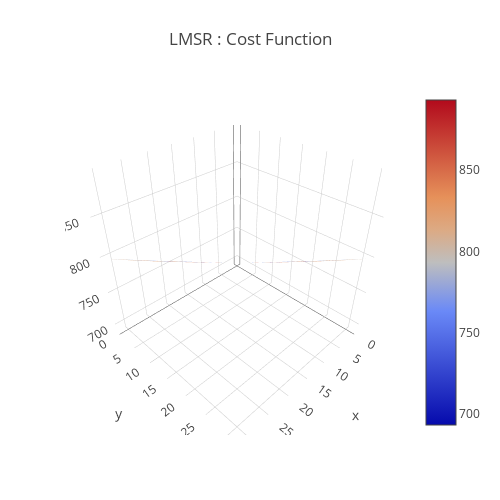

The code cell stored with this chart in its notebook:
### Code cell
b = 1000
data = [
    go.Surface(
        z=LMSR(x,y,b)
    )
]
layout = go.Layout(
    title='LMSR : Cost Function',
    autosize=False,
    width=500,
    height=500,
    margin=dict(
        l=65,
        r=50,
        b=65,
        t=90
    )
)
fig = go.Figure(data=data, layout=layout)
URL = plotly.offline.iplot(fig, filename='Costfunction-3d-surface.html')

### Figure 1 — Plotly figure (JSON) as saved in the notebook; plotly's stock layout.template omitted (floating-point values rounded to 4 significant figures; data arrays with more than 128 entries replaced by an {"elided": "..."} marker saying what was removed)
{"data": [{"type": "surface", "uid": "5ccc2624-bef8-4590-ac38-6000546db6b8", "z": {"elided": "32x32 float values"}}], "layout": {"autosize": false, "height": 500, "margin": {"b": 65, "l": 65, "r": 50, "t": 90}, "title": {"text": "LMSR : Cost Function"}, "width": 500}}
